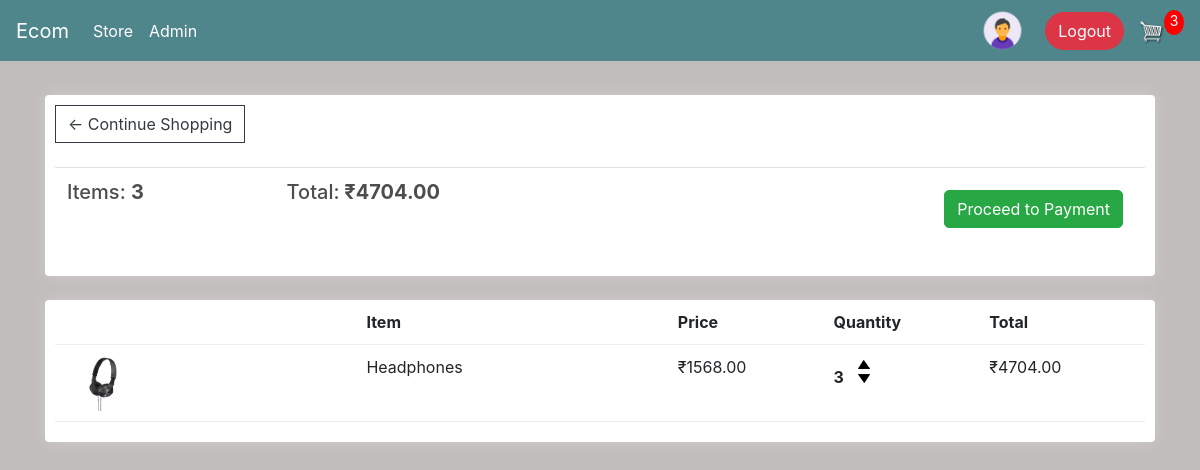
The app's page /cart/ (signed in), older data.
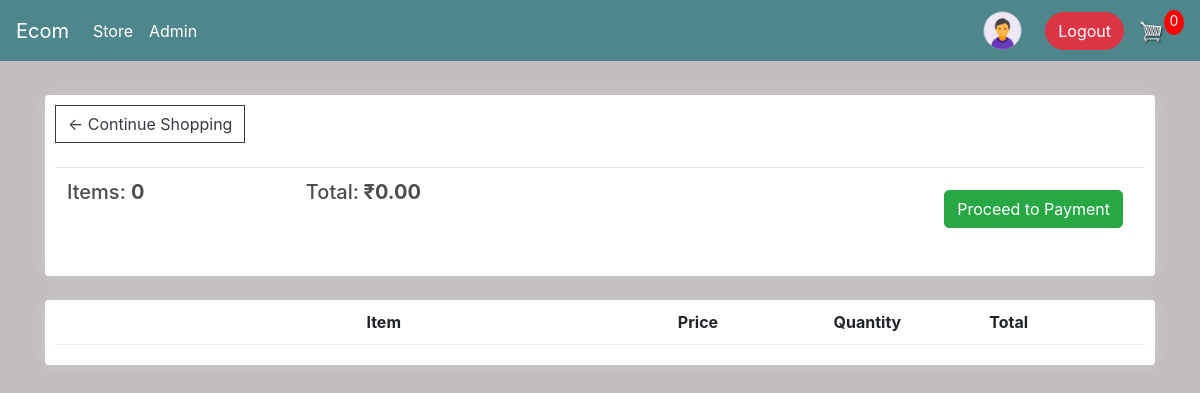
The same page, newer data.
### store/models.py (models this page shows, shortened)
class Order(models.Model):
	customer = models.ForeignKey(Customer, on_delete=models.SET_NULL, null=True, blank=True)
	date_ordered = models.DateTimeField(auto_now_add=True)
	complete = models.BooleanField(default=False)
	transaction_id = models.CharField(max_length=100, null=True)
	@property
	def get_cart_total(self):
		orderitems = self.orderitem_set.all()
		total = sum([item.get_total for item in orderitems])
		return total
	@property
	def get_cart_items(self):
		orderitems = self.orderitem_set.all()
		total = sum([item.quantity for item in orderitems])
		return total

class OrderItem(models.Model):
	product = models.ForeignKey(Product, on_delete=models.SET_NULL, null=True)
	order = models.ForeignKey(Order, on_delete=models.SET_NULL, null=True)
	quantity = models.IntegerField(default=0, null=True, blank=True)
	date_added = models.DateTimeField(auto_now_add=True)
	@property
	def get_total(self):
		total = self.product.price * self.quantity
		return total

class Product(models.Model):
	name = models.CharField(max_length=200)
	price = models.FloatField()
	digital = models.BooleanField(default=False,null=True, blank=True)
	image = models.ImageField(null=True, blank=True)
	@property
	def imageURL(self):
		try:
			url = self.image.url
		except:
			url = ''
		return url

### store/views.py (the view)
# urls.py: path('cart/', views.cart, name="cart"),
def cart(request):
	data = cartData(request)
	cartItems = data['cartItems']
	order = data['order']
	items = data['items']
	context = {'items':items, 'order':order, 'cartItems':cartItems}
	return render(request, 'store/cart.html', context)

### store/utils.py (called while the page is built)
def cartData(request):
    if request.user.is_authenticated:
        try:
            customer = request.user.customer
        except Customer.DoesNotExist:
            customer = Customer.objects.create(user=request.user, name=request.user.username, email=request.user.email)
        order, created = Order.objects.get_or_create(customer=customer, complete=False)
        items = order.orderitem_set.all()
        cartItems = order.get_cart_items
    else:
        cookieData = cookieCart(request)
        cartItems = cookieData['cartItems']
        order = cookieData['order']
        items = cookieData['items']
    return {'cartItems':cartItems ,'order':order, 'items':items}

### store/templates/store/cart.html
{% extends 'store/main.html' %}
{% load static %}
{% block content %}
	<div class="row">
		<div class="col-lg-12">
			<div class="box-element">
				<a  class="btn btn-outline-dark" href="{% url 'store' %}">&#x2190; Continue Shopping</a>
				<br>
				<br>
				<table class="table">
					<tr>
						<th><h5>Items: <strong>{{order.get_cart_items}}</strong></h5></th>
						<th><h5>Total:<strong> ₹{{order.get_cart_total|floatformat:2}}</strong></h5></th>
						<th>
							<a  style="float:right; margin:10px; border-radius: 5px;" class="btn btn-success" href="{% url 'checkout' %}">Proceed to Payment</a>
						</th>
					</tr>
				</table>
			</div>
			<br>
			<div class="box-element">
				<div class="cart-row">
					<div style="flex:2"></div>
					<div style="flex:2"><strong>Item</strong></div>
					<div style="flex:1"><strong>Price</strong></div>
					<div style="flex:1"><strong>Quantity</strong></div>
					<div style="flex:1"><strong>Total</strong></div>
				</div>
				{% for item in items %}
				<div class="cart-row">
					<div style="flex:2"><img class="row-image" src="{{item.product.imageURL}}"></div>
					<div style="flex:2"><p>{{item.product.name}}</p></div>
					<div style="flex:1"><p>₹{{item.product.price|floatformat:2}}</p></div>
					<div style="flex:1">
						<p class="quantity">{{item.quantity}}</p>
						<div class="quantity">
							<img data-product="{{item.product.id}}" data-action="add" class="chg-quantity update-cart" src="{% static  'images/arrow-up.png' %}">
							<img data-product="{{item.product.id}}" data-action="remove" class="chg-quantity update-cart" src="{% static  'images/arrow-down.png' %}">
						</div>
					</div>
					<div style="flex:1"><p>₹{{item.get_total|floatformat:2}}</p></div>
				</div>
				{% endfor %}
			</div>
		</div>
	</div>
{% endblock content %}

### store/templates/store/main.html (shortened to what this page needs)
<!DOCTYPE html>
{% load static %}
<html>
<head>
	<link rel="stylesheet" href="https://stackpath.bootstrapcdn.com/bootstrap/4.4.1/css/bootstrap.min.css">
	<link rel="stylesheet" type="text/css" href="{% static 'css/main.css' %}">
</head>
<body>
	<nav class="navbar navbar-expand-lg navbar-dark bg-dark">
	  <a class="navbar-brand" href="{% url 'store' %}">Ecom</a>
	  <div class="collapse navbar-collapse" id="navbarSupportedContent">
	    <ul class="navbar-nav mr-auto">
	      <li class="nav-item active">
	        <a class="nav-link" href="{% url 'store' %}">Store <span class="sr-only">(current)</span></a>
	      </li>
	      <li class="nav-item active">
	        <a class="nav-link" href="{% url 'admin:index' %}">Admin <span class="sr-only">(current)</span></a>
	      </li>
	    </ul>
	    <div class="form-inline my-2 my-lg-0">
			{% if user.is_authenticated %}
				<a href="{% url 'profile' %}"><img src="{% static 'images/profile_icon.png' %}" alt="" style="width: 45px; margin-right: 20px;"></a>
	     		<a href="{% url 'logout' %}"class="btn btn-danger" style="border-radius: 50px;">Logout</a>
			{% else %}
				<a href="{% url 'login' %}"class="btn btn-warning" style="border-radius: 50px;">Login</a>
			{% endif %}
	     	<a href="{% url 'cart' %}">
	    		<img  id="cart-icon" src="{% static 'images/cart.png' %}">
	    	</a>
	    	<p id="cart-total">{{cartItems}}</p>
	    </div>
	  </div>
	</nav>
     <div class="container">
            <br>
            {% block content %}
            {% endblock content %}
         </div>
</body>
</html>

### static/css/main.css (style rules this page uses)
body { background-color: hsl(0, 4%, 75%); }
h1,h2,h3,h4,h5,h6 { color:hsl(0, 0%, 30%); }
.box-element { box-shadow:hsl(0, 0%, 80%) 0 0 16px; background-color: #fff; border-radius: 4px; padding: 10px; }
.bg-dark { background-color: #4f868c!important; }
#cart-icon { width:25px; display: inline-block; margin-left: 15px; }
#cart-total { display: block; text-align: center; color:#fff; background-color: red; width: 20px; height: 25px; border-radius: 50%; font-size: 14px; }
.col-lg-4, .col-lg-6, .col-lg-8, .col-lg-12 { margin-top: 10px; }
.btn { border-radius: 0; }
.cart-row { display: flex; align-items: flex-stretch; padding-bottom: 10px; margin-bottom: 10px; border-bottom: 1px solid #ececec; }

Row changes from the older to the newer data that the page shows:
removed OrderItem: product.imageURL (picture), product.name "Headphones", product.price "1568.00", quantity "3", get_total "4704.00"
computed for Order: get_cart_items "3" → "0"; get_cart_total "4704.00" → "0.00"
Text that changed along with them:
{{ cartItems }}: "3" → "0"
